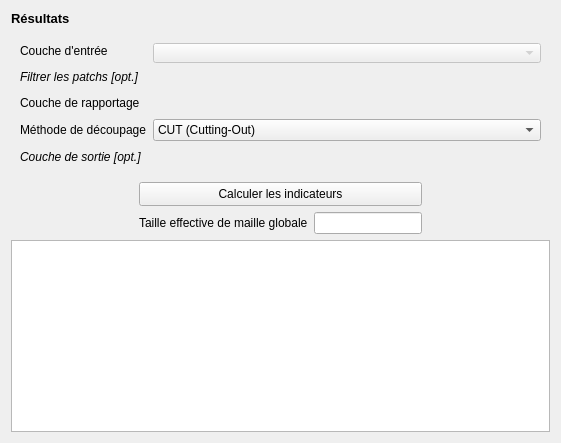
             <widget class="QWidget" name="fusionTab">
              <attribute name="title">
               <string>4 - Résultats</string>
              </attribute>
              <layout class="QGridLayout" name="gridLayout_9">
               <item row="2" column="3">
                <spacer name="horizontalSpacer">
                 <property name="orientation">
                  <enum>Qt::Horizontal</enum>
                 </property>
                 <property name="sizeHint" stdset="0">
                  <size>
                   <width>30</width>
                   <height>20</height>
                  </size>
                 </property>
                </spacer>
               </item>
               <item row="2" column="1" colspan="2">
                <widget class="QPushButton" name="resultsRun">
                 <property name="sizePolicy">
                  <sizepolicy hsizetype="Preferred" vsizetype="Fixed">
                   <horstretch>0</horstretch>
                   <verstretch>0</verstretch>
                  </sizepolicy>
                 </property>
                 <property name="minimumSize">
                  <size>
                   <width>0</width>
                   <height>24</height>
                  </size>
                 </property>
                 <property name="maximumSize">
                  <size>
                   <width>16777215</width>
                   <height>24</height>
                  </size>
                 </property>
                 <property name="layoutDirection">
                  <enum>Qt::LeftToRight</enum>
                 </property>
                 <property name="text">
                  <string>Calculer les indicateurs</string>
                 </property>
                 <property name="icon">
                  <iconset resource="../BioDispersal/resources.qrc">
                   <normaloff>:/plugins/eco_cont/icons/play.svg</normaloff>:/plugins/eco_cont/icons/play.svg</iconset>
                 </property>
                </widget>
               </item>
               <item row="0" column="0">
                <widget class="QLabel" name="label_8">
                 <property name="sizePolicy">
                  <sizepolicy hsizetype="Expanding" vsizetype="Preferred">
                   <horstretch>0</horstretch>
                   <verstretch>0</verstretch>
                  </sizepolicy>
                 </property>
                 <property name="font">
                  <font>
                   <pointsize>10</pointsize>
                   <weight>75</weight>
                   <bold>true</bold>
                  </font>
                 </property>
                 <property name="text">
                  <string>Résultats</string>
                 </property>
                </widget>
               </item>
               <item row="3" column="2">
                <widget class="QLineEdit" name="resultsGlobalRes">
                 <property name="readOnly">
                  <bool>true</bool>
                 </property>
                </widget>
               </item>
               <item row="4" column="0" colspan="4">
                <widget class="QTableView" name="resultsView">
                 <property name="sortingEnabled">
                  <bool>true</bool>
                 </property>
                </widget>
               </item>
               <item row="3" column="1">
                <widget class="QLabel" name="label_10">
                 <property name="sizePolicy">
                  <sizepolicy hsizetype="Fixed" vsizetype="Preferred">
                   <horstretch>0</horstretch>
                   <verstretch>0</verstretch>
                  </sizepolicy>
                 </property>
                 <property name="text">
                  <string>Taille effective de maille globale</string>
                 </property>
                </widget>
               </item>
               <item row="3" column="3">
                <spacer name="horizontalSpacer_5">
                 <property name="orientation">
                  <enum>Qt::Horizontal</enum>
                 </property>
                 <property name="sizeHint" stdset="0">
                  <size>
                   <width>122</width>
                   <height>20</height>
                  </size>
                 </property>
                </spacer>
               </item>
               <item row="2" column="0">
                <spacer name="horizontalSpacer_3">
                 <property name="orientation">
                  <enum>Qt::Horizontal</enum>
                 </property>
                 <property name="sizeHint" stdset="0">
                  <size>
                   <width>30</width>
                   <height>20</height>
                  </size>
                 </property>
                </spacer>
               </item>
               <item row="3" column="0">
                <spacer name="horizontalSpacer_4">
                 <property name="orientation">
                  <enum>Qt::Horizontal</enum>
                 </property>
                 <property name="sizeHint" stdset="0">
                  <size>
                   <width>122</width>
                   <height>20</height>
                  </size>
                 </property>
                </spacer>
               </item>
               <item row="1" column="0" colspan="4">
                <widget class="QFrame" name="selectionLayerFrame_4">
                 <property name="sizePolicy">
                  <sizepolicy hsizetype="Expanding" vsizetype="Preferred">
                   <horstretch>0</horstretch>
                   <verstretch>0</verstretch>
                  </sizepolicy>
                 </property>
                 <property name="minimumSize">
                  <size>
                   <width>200</width>
                   <height>65</height>
                  </size>
                 </property>
                 <property name="frameShape">
                  <enum>QFrame::NoFrame</enum>
                 </property>
                 <property name="frameShadow">
                  <enum>QFrame::Raised</enum>
                 </property>
                 <layout class="QGridLayout" name="gridLayout_8">
                  <item row="1" column="1">
                   <widget class="QgsFieldExpressionWidget" name="resultsSelection">
                    <property name="sizePolicy">
                     <sizepolicy hsizetype="Preferred" vsizetype="Preferred">
                      <horstretch>0</horstretch>
                      <verstretch>0</verstretch>
                     </sizepolicy>
                    </property>
                    <property name="minimumSize">
                     <size>
                      <width>0</width>
                      <height>20</height>
                     </size>
                    </property>
                   </widget>
                  </item>
                  <item row="2" column="1">
                   <widget class="QgsFileWidget" name="resultsReportingLayer">
                    <property name="minimumSize">
                     <size>
                      <width>0</width>
                      <height>20</height>
                     </size>
                    </property>
                   </widget>
                  </item>
                  <item row="4" column="1">
                   <widget class="QgsFileWidget" name="resultsOutLayer">
                    <property name="sizePolicy">
                     <sizepolicy hsizetype="Expanding" vsizetype="Fixed">
                      <horstretch>0</horstretch>
                      <verstretch>0</verstretch>
                     </sizepolicy>
                    </property>
                    <property name="minimumSize">
                     <size>
                      <width>100</width>
                      <height>20</height>
                     </size>
                    </property>
                    <property name="maximumSize">
                     <size>
                      <width>16777215</width>
                      <height>16</height>
                     </size>
                    </property>
                    <property name="accessibleName">
                     <string/>
                    </property>
                    <property name="accessibleDescription">
                     <string/>
                    </property>
                    <property name="dialogTitle">
                     <string/>
                    </property>
                    <property name="defaultRoot">
                     <string/>
                    </property>
                   </widget>
                  </item>
                  <item row="2" column="0">
                   <widget class="QLabel" name="selectionLayerLabel_12">
                    <property name="sizePolicy">
                     <sizepolicy hsizetype="Fixed" vsizetype="Fixed">
                      <horstretch>0</horstretch>
                      <verstretch>0</verstretch>
                     </sizepolicy>
                    </property>
                    <property name="minimumSize">
                     <size>
                      <width>120</width>
                      <height>16</height>
                     </size>
                    </property>
                    <property name="font">
                     <font>
                      <weight>50</weight>
                      <bold>false</bold>
                     </font>
                    </property>
                    <property name="text">
                     <string>Couche de rapportage</string>
                    </property>
                   </widget>
                  </item>
                  <item row="1" column="0">
                   <widget class="QLabel" name="selectionLayerLabel_10">
                    <property name="sizePolicy">
                     <sizepolicy hsizetype="Fixed" vsizetype="Fixed">
                      <horstretch>0</horstretch>
                      <verstretch>0</verstretch>
                     </sizepolicy>
                    </property>
                    <property name="minimumSize">
                     <size>
                      <width>0</width>
                      <height>16</height>
                     </size>
                    </property>
                    <property name="font">
                     <font>
                      <weight>50</weight>
                      <italic>true</italic>
                      <bold>false</bold>
                     </font>
                    </property>
                    <property name="text">
                     <string>Filtrer les patchs [opt.]</string>
                    </property>
                   </widget>
                  </item>
                  <item row="3" column="0">
                   <widget class="QLabel" name="selectionLayerLabel_13">
                    <property name="sizePolicy">
                     <sizepolicy hsizetype="Fixed" vsizetype="Fixed">
                      <horstretch>0</horstretch>
                      <verstretch>0</verstretch>
                     </sizepolicy>
                    </property>
                    <property name="minimumSize">
                     <size>
                      <width>120</width>
                      <height>16</height>
                     </size>
                    </property>
                    <property name="font">
                     <font>
                      <weight>50</weight>
                      <bold>false</bold>
                     </font>
                    </property>
                    <property name="text">
                     <string>Méthode de découpage</string>
                    </property>
                   </widget>
                  </item>
                  <item row="3" column="1">
                   <widget class="QComboBox" name="resultsCutMode">
                    <item>
                     <property name="text">
                      <string>CUT (Cutting-Out)</string>
                     </property>
                    </item>
                    <item>
                     <property name="text">
                      <string>CBC (Cross-Boundary Connection)</string>
                     </property>
                    </item>
                   </widget>
                  </item>
                  <item row="4" column="0">
                   <widget class="QLabel" name="selectionLayerLabel_11">
                    <property name="sizePolicy">
                     <sizepolicy hsizetype="Fixed" vsizetype="Fixed">
                      <horstretch>0</horstretch>
                      <verstretch>0</verstretch>
                     </sizepolicy>
                    </property>
                    <property name="minimumSize">
                     <size>
                      <width>80</width>
                      <height>16</height>
                     </size>
                    </property>
                    <property name="font">
                     <font>
                      <weight>50</weight>
                      <italic>true</italic>
                      <bold>false</bold>
                     </font>
                    </property>
                    <property name="text">
                     <string>Couche de sortie [opt.]</string>
                    </property>
                   </widget>
                  </item>
                  <item row="0" column="0">
                   <widget class="QLabel" name="selectionLayerLabel_5">
                    <property name="sizePolicy">
                     <sizepolicy hsizetype="Fixed" vsizetype="Fixed">
                      <horstretch>0</horstretch>
                      <verstretch>0</verstretch>
                     </sizepolicy>
                    </property>
                    <property name="minimumSize">
                     <size>
                      <width>0</width>
                      <height>16</height>
                     </size>
                    </property>
                    <property name="font">
                     <font>
                      <weight>50</weight>
                      <bold>false</bold>
                     </font>
                    </property>
                    <property name="text">
                     <string>Couche d'entrée</string>
                    </property>
                   </widget>
                  </item>
                  <item row="0" column="1">
                   <widget class="QgsMapLayerComboBox" name="resultsInputLayer">
                    <property name="enabled">
                     <bool>false</bool>
                    </property>
                    <property name="sizePolicy">
                     <sizepolicy hsizetype="Preferred" vsizetype="Fixed">
                      <horstretch>0</horstretch>
                      <verstretch>0</verstretch>
                     </sizepolicy>
                    </property>
                    <property name="minimumSize">
                     <size>
                      <width>60</width>
                      <height>20</height>
                     </size>
                    </property>
                    <property name="maximumSize">
                     <size>
                      <width>16777215</width>
                      <height>16</height>
                     </size>
                    </property>
                    <property name="currentIndex">
                     <number>-1</number>
                    </property>
                    <property name="allowEmptyLayer">
                     <bool>true</bool>
                    </property>
                   </widget>
                  </item>
                 </layout>
                </widget>
               </item>
              </layout>
             </widget>
